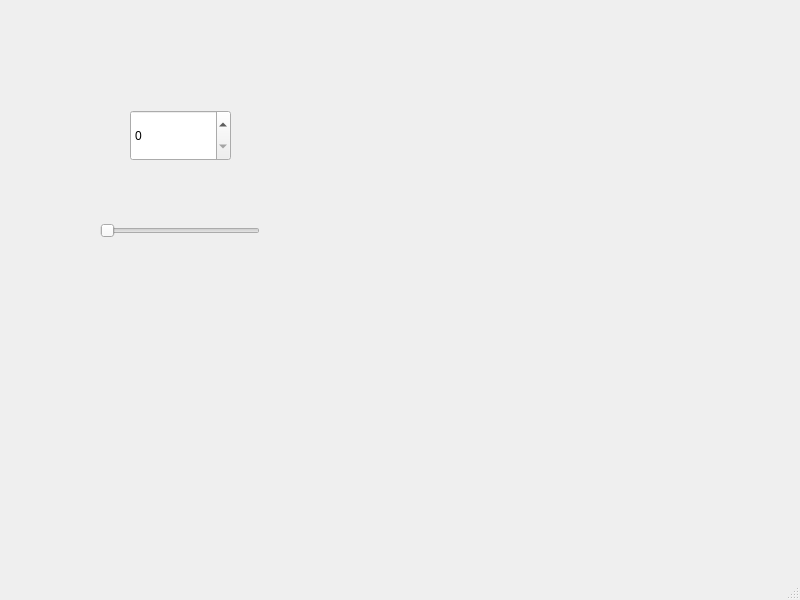
<?xml version="1.0" encoding="UTF-8"?>
<ui version="4.0">
 <class>MainWindow</class>
 <widget class="QMainWindow" name="MainWindow">
  <property name="geometry">
   <rect>
    <x>0</x>
    <y>0</y>
    <width>800</width>
    <height>600</height>
   </rect>
  </property>
  <property name="windowTitle">
   <string>MainWindow</string>
  </property>
  <widget class="QWidget" name="centralwidget">
   <widget class="QSpinBox" name="spinBox">
    <property name="geometry">
     <rect>
      <x>130</x>
      <y>110</y>
      <width>101</width>
      <height>51</height>
     </rect>
    </property>
   </widget>
   <widget class="QSlider" name="horizontalSlider">
    <property name="geometry">
     <rect>
      <x>100</x>
      <y>220</y>
      <width>160</width>
      <height>22</height>
     </rect>
    </property>
    <property name="orientation">
     <enum>Qt::Horizontal</enum>
    </property>
   </widget>
  </widget>
  <widget class="QMenuBar" name="menubar">
   <property name="geometry">
    <rect>
     <x>0</x>
     <y>0</y>
     <width>800</width>
     <height>21</height>
    </rect>
   </property>
  </widget>
  <widget class="QStatusBar" name="statusbar"/>
 </widget>
 <resources/>
 <connections/>
</ui>
